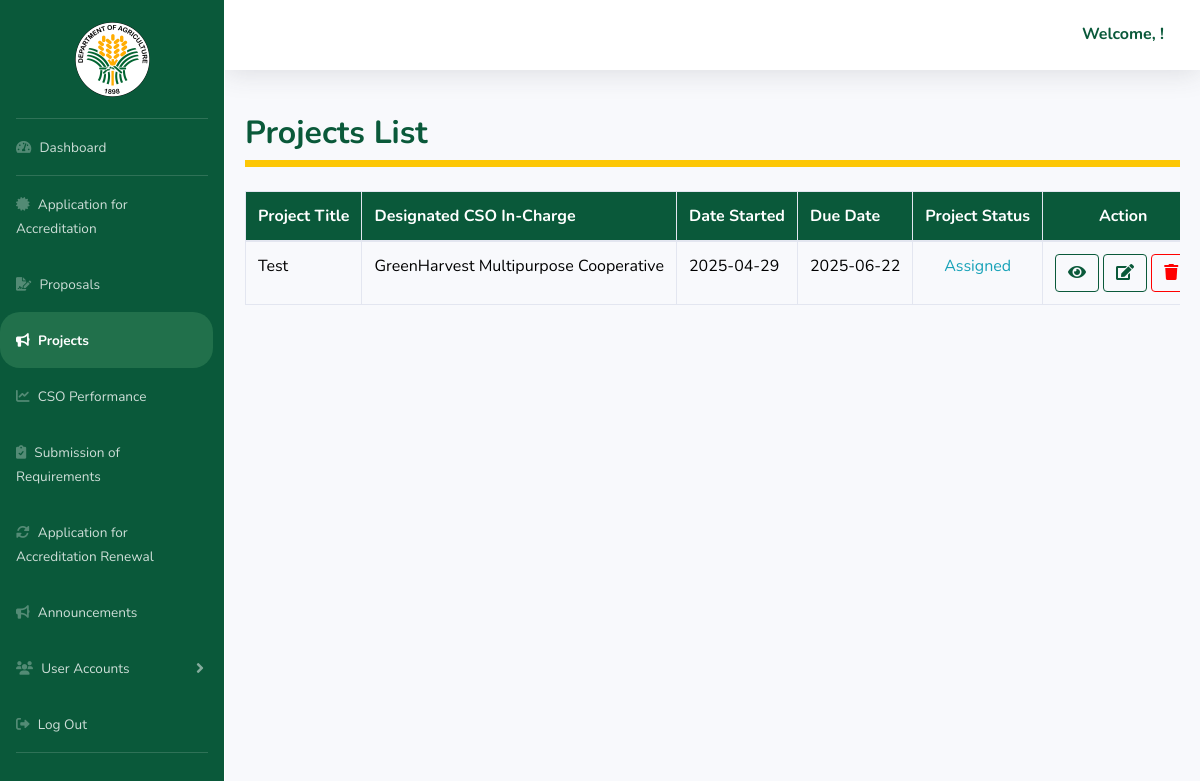
/admin_projects_list.php, run on an earlier commit of the app's database.
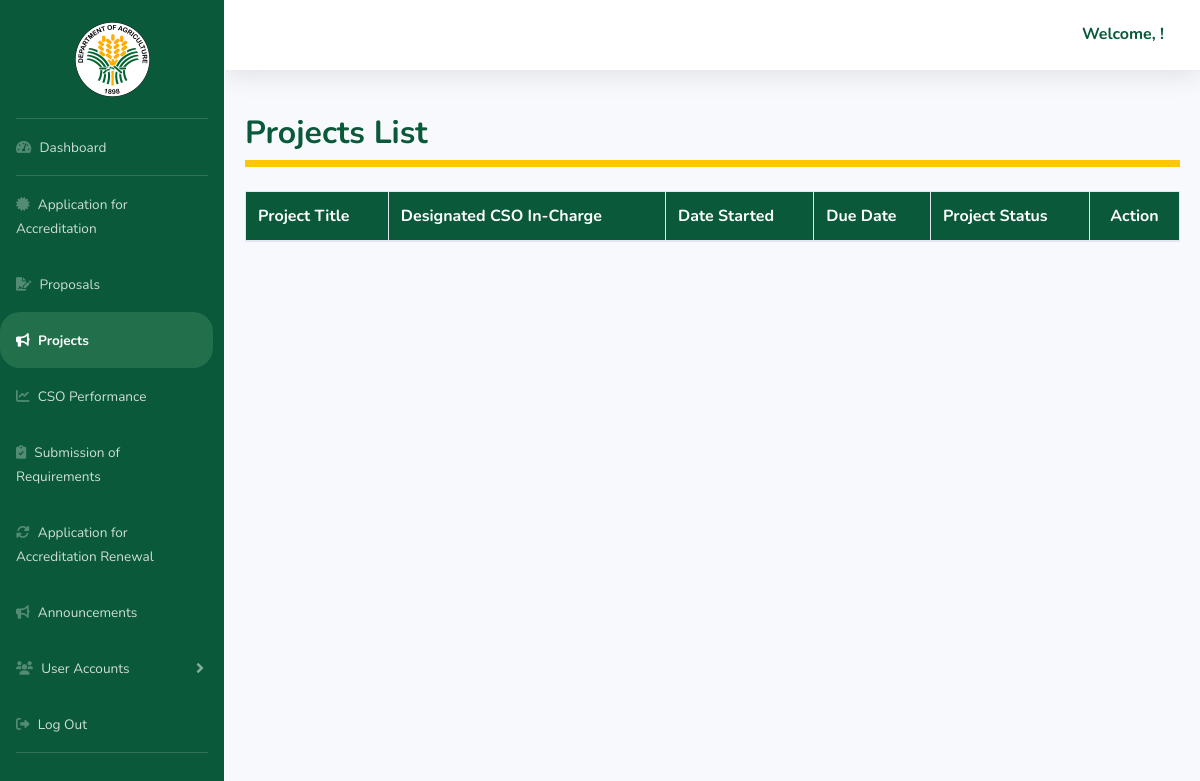
And on a later commit of the database.
### tables this page shows
CREATE TABLE `projects` (
  `id` int(11) NOT NULL,
  `title` varchar(255) NOT NULL,
  `project_desc` text NOT NULL,
  `budget` decimal(50,0) NOT NULL,
  `file_path` varchar(255) NOT NULL,
  `created_at` datetime DEFAULT current_timestamp(),
  `cso_id` int(11) DEFAULT NULL,
  `start_date` date DEFAULT NULL,
  `end_date` date DEFAULT NULL,
  `duration` int(11) DEFAULT NULL,
  `objectives` text DEFAULT NULL,
  `location` varchar(255) DEFAULT NULL,
  `latitude` float DEFAULT NULL,
  `longitude` float DEFAULT NULL,
  `status` enum('Assigned','In Progress','Completed') DEFAULT 'Assigned',
  `days_over` int(11) NOT NULL DEFAULT 0,
  `budget_over` decimal(10,2) NOT NULL DEFAULT 0.00,
  `outcomes` text DEFAULT NULL,
  `milestones` text DEFAULT NULL,
  `risks` text DEFAULT NULL,
  `team` text DEFAULT NULL,
  `date_submitted` date DEFAULT NULL,
  `funding_status` enum('Pending','Approved','Denied') DEFAULT 'Pending',
  `proposal_status` enum('Pending','Approved','Denied') DEFAULT 'Pending'
);

### admin_projects_list.php (the view, shortened to what this page needs)
<?php
include('include/db_connect.php');
$projects = [];
$sql = "
    SELECT
        p.*,
        GROUP_CONCAT(c.cso_name SEPARATOR ', ') AS cso_names
    FROM projects p
    LEFT JOIN project_cso pc ON p.id = pc.project_id
    LEFT JOIN cso_chairperson c ON pc.cso_id = c.id
    GROUP BY p.id
    ORDER BY p.created_at DESC
";
$result = mysqli_query($conn, $sql);
if ($result) {
    while ($row = mysqli_fetch_assoc($result)) {
        $projects[] = $row;
    }
} else {
    $_SESSION['message'] = "Error fetching projects: " . mysqli_error($conn);
}
?>
<!DOCTYPE html>
<html lang="en">
<head>
    <link href="https://cdnjs.cloudflare.com/ajax/libs/font-awesome/6.0.0/css/all.min.css" rel="stylesheet">
    <link href="vendor/fontawesome-free/css/all.min.css" rel="stylesheet" type="text/css">
    <link rel="stylesheet" href="https://cdnjs.cloudflare.com/ajax/libs/font-awesome/5.15.3/css/all.min.css">
    <link href="css/sb-admin-2.min.css" rel="stylesheet">
</head>
<body id="page-top">
    <div id="wrapper">
        <?php include('admin_include/navbar.php'); ?>
        <div class="container-fluid full-height-container">
            <div class="row">
                <div class="col-md-12">
                    <h2>Projects List</h2>
                    <div class="yellow-line"></div>
                    <br>
                    <div class="table-responsive">
                        <table class="table table-bordered" style="white-space: nowrap;" id="dataTable" width="100%">
                            <thead>
                                <tr>
                                    <th style="color:white">Project Title</th>
                                    <th style="color:white">Designated CSO In-Charge</th>
                                    <th style="color:white">Date Started</th>
                                    <th style="color:white">Due Date</th>
                                    <th style="color:white">Project Status</th>
                                    <th style="color:white; text-align:center">Action</th>
                                </tr>
                            </thead>
                            <tbody id="projectsBody">
                                <?php foreach ($projects as $project): ?>
                                    <tr>
                                        <td><?php echo htmlspecialchars($project['title']); ?></td>
                                        <td><?php echo htmlspecialchars($project['cso_names'] ?? 'No CSO Assigned'); ?></td>
                                        <td><?php echo htmlspecialchars($project['start_date']); ?></td>
                                        <td><?php echo htmlspecialchars($project['end_date']); ?></td>
                                        <td style="text-align: center;">
                                            <span class="badge
                                                <?php
                                                    echo $project['status'] == 'Completed'
                                                        ? 'badge-success'
                                                        : ($project['status'] == 'In Progress'
                                                            ? 'badge-warning'
                                                                : ($project['status'] == 'Completed with Delay'
                                                                ? 'badge-success'
                                                                : 'badge-info'));
                                                ?>">
                                                <?php echo htmlspecialchars($project['status']); ?>
                                            </span>
                                        </td>
                                        <td style="text-align:center;">
                                            <a href="admin_view_project.php?id=<?php echo htmlspecialchars($project['id']); ?>"
                                               class="btn btn-action"
                                               title="View Details">
                                                <i class="fas fa-eye"></i>
                                            </a>
                                            <a href="admin_edit_project.php?id=<?php echo htmlspecialchars($project['id']); ?>"
                                               class="btn btn-action"
                                               title="Edit Project">
                                                <i class="fas fa-edit"></i>
                                            </a>
                                            <a href="delete_project.php?id=<?php echo htmlspecialchars($project['id']); ?>"
                                               class="btn btn-delete"
                                               title="Delete"
                                               onclick="return confirm('Are you sure you want to delete this project?');">
                                                <i class="fas fa-trash"></i>
                                            </a>
                                        </td>
                                    </tr>
                                <?php endforeach; ?>
                            </tbody>
                        </table>
                    </div>
                </div>
            </div>
        </div>
    </div>
    <link rel="stylesheet" type="text/css" href="https://cdn.datatables.net/1.11.5/css/jquery.dataTables.min.css">
</body>
</html>

### admin_include/navbar.php (shortened to what this page needs)
<ul class="navbar-nav sidebar sidebar-dark accordion" id="accordionSidebar">
    <br>
    <a class="sidebar-brand d-flex align-items-center justify-content-center" href="admin_page.php">
        <div class="sidebar-brand-icon rotate-n-12">
            <img class="img-profile rounded-circle" src="img/logo.png">
            <br>
        </div>
    </a>
    <br>
    <hr class="sidebar-divider my-0">
    <?php
    $current_page = basename($_SERVER['PHP_SELF']);
    ?>
    <li class="nav-item <?= $current_page == 'admin_page.php' ? 'active' : '' ?>">
        <a class="nav-link" href="admin_page.php">
            <i class="fa fa-tachometer-alt"></i>
            <span>Dashboard</span></a>
        </li>
        <hr class="sidebar-divider my-0">
        <li class="nav-item <?= $current_page == 'admin_accreditation.php' ? 'active' : '' ?>">
            <a class="nav-link collapsed" href="admin_accreditation.php" aria-expanded="true">
                <i class="fa-solid fa-certificate"></i>
                <span>Application for <br> Accreditation</span>
            </a>
        </li>
        <li class="nav-item <?= $current_page == 'admin_proposal.php' ? 'active' : '' ?>">
            <a class="nav-link collapsed" href="admin_proposal.php" aria-expanded="true">
                <i class="fa-solid fa-file-signature"></i>
                <span>Proposals</span>
            </a>
        </li>
        <li class="nav-item <?= $current_page == 'admin_projects_list.php' ? 'active' : '' ?>">
            <a class="nav-link collapsed" href="admin_projects_list.php" aria-expanded="true">
                <i class="fa-solid fa-bullhorn"></i>
                <span>Projects</span>
            </a>
        </li>
        <li class="nav-item <?= $current_page == 'admin_performance_ranking.php' ? 'active' : '' ?>">
            <a class="nav-link collapsed" href="admin_performance_ranking.php" aria-expanded="true">
                <i class="fa-solid fa-chart-line"></i>
                <span>CSO Performance</span>
            </a>
        </li>
        <li class="nav-item <?= $current_page == 'admin_accomplishment.php' ? 'active' : '' ?>">
            <a class="nav-link collapsed" href="admin_accomplishment.php" aria-expanded="true">
                <i class="fa-solid fa-clipboard-check"></i>
                <span>Submission of <br> Requirements </span>
            </a>
        </li>
        <li class="nav-item <?= $current_page == 'admin_renewal.php' ? 'active' : '' ?>">
            <a class="nav-link collapsed" href="admin_renewal.php" aria-expanded="true">
                <i class="fa-solid fa-sync-alt"></i>
                <span>Application for <br>  Accreditation Renewal</span>
            </a>
        </li>
        <li class="nav-item <?= $current_page == 'admin_announcement_list.php' ? 'active' : '' ?>">
            <a class="nav-link collapsed" href="admin_announcement_list.php" aria-expanded="true">
                <i class="fa-solid fa-bullhorn"></i>
                <span>Announcements</span>
            </a>
        </li>
        <li class="nav-item">
            <a class="nav-link collapsed" data-toggle="collapse" data-target="#collapseUsers" aria-expanded="true" aria-controls="collapseUsers">
                <i class="fa-solid fa-users"></i>
                <span>User Accounts</span>
            </a>
        </li>
        <li class="nav-item <?= $current_page == 'logout.php' ? 'active' : '' ?>">
            <a class="nav-link collapsed" href="logout.php" aria-expanded="true">
                <i class="fa-solid fa-sign-out-alt"></i> <span>Log Out</span>
            </a>
        </li>
        <hr class="sidebar-divider d-none d-md-block">
    </ul>
    <div id="content-wrapper" class="d-flex flex-column">
        <div id="content">
            <nav class="navbar navbar-expand navbar-light bg-white topbar mb-4 static-top shadow"
            style='background-color:#0A593A;'>
            <ul class="navbar-nav ml-auto">
                <li class="nav-item dropdown no-arrow">
                    <a class="nav-link dropdown-toggle" href="#" id="userDropdown" role="button" data-toggle="dropdown"
                    aria-haspopup="true" aria-expanded="false">
                    <span class="mr-2 d-none d-lg-inline text-gray-600 small">
                        <h3 class="h6 m-0 text-white-800"><strong style="color:#0A593A">Welcome,
                            <?php echo $_SESSION['first_name']; ?>!</strong>
                        </h3>
                    </span>
                    </a>
                </li>
            </ul>
        </nav>

### admin_projects_list.php (style rules this page uses)
.container-fluid { padding: 20px; }
th, .card-header { background-color: #0A593A; color: white; }
.yellow-line { background-color: rgb(253, 199, 5); height: 7px; width: 100%; }
h2, h3 { color: #0A593A; font-weight: bold; }
.full-height-container { height: 90vh; display: flex; flex-direction: column; }
.btn-action { border: 1px solid #0A593A; color: #0A593A; background-color: transparent; font-weight: bold; padding: 6px 12px; border-radius: 4px; transition: all 0.3s ease; }
.btn-delete { border: 1px solid red; color: red; background-color: transparent; font-weight: bold; padding: 6px 12px; border-radius: 4px; transition: all 0.3s ease; }
.badge { border: none; background-color: transparent; font-weight: normal; padding: 0; font-size: inherit; }
.badge-info { color: #17a2b8; }

### admin_include/navbar.php (style rules this page uses)
.img-profile { height: 75px; width: 75px; }
.navbar-nav.sidebar.sidebar-dark.accordion { background-color: #0A593A; position: fixed; top: 0; left: 0; height: 100%; width: 250px; overflow-y: auto; z-index: 1030; }
th { color: black; }
.nav-item.active .nav-link { color: white; font-weight: bold; background-color: rgba(40, 120, 80, 0.75); border-radius: 20px; position: center; width: 95%; }
#content-wrapper { margin-left: 225px; }
td { color: black; }

What changed in the data, as far as the page shows it:
removed projects: title "Test", cso_names "GreenHarvest Multipurpose Cooperative", start_date "2025-04-29", end_date "2025-06-22", status "Assigned"
